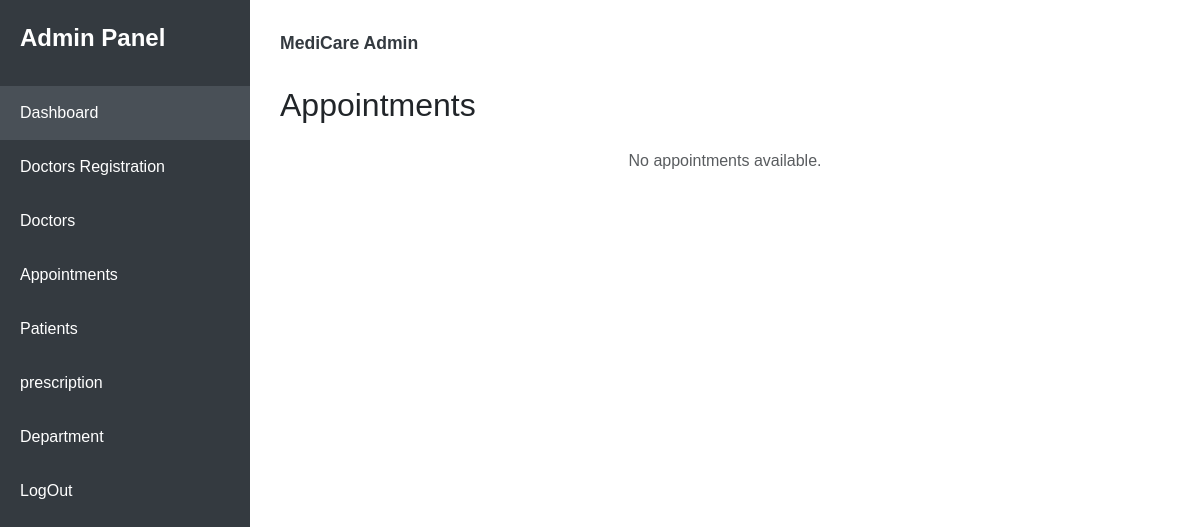
The app's page /admin_view_appointments, older data.
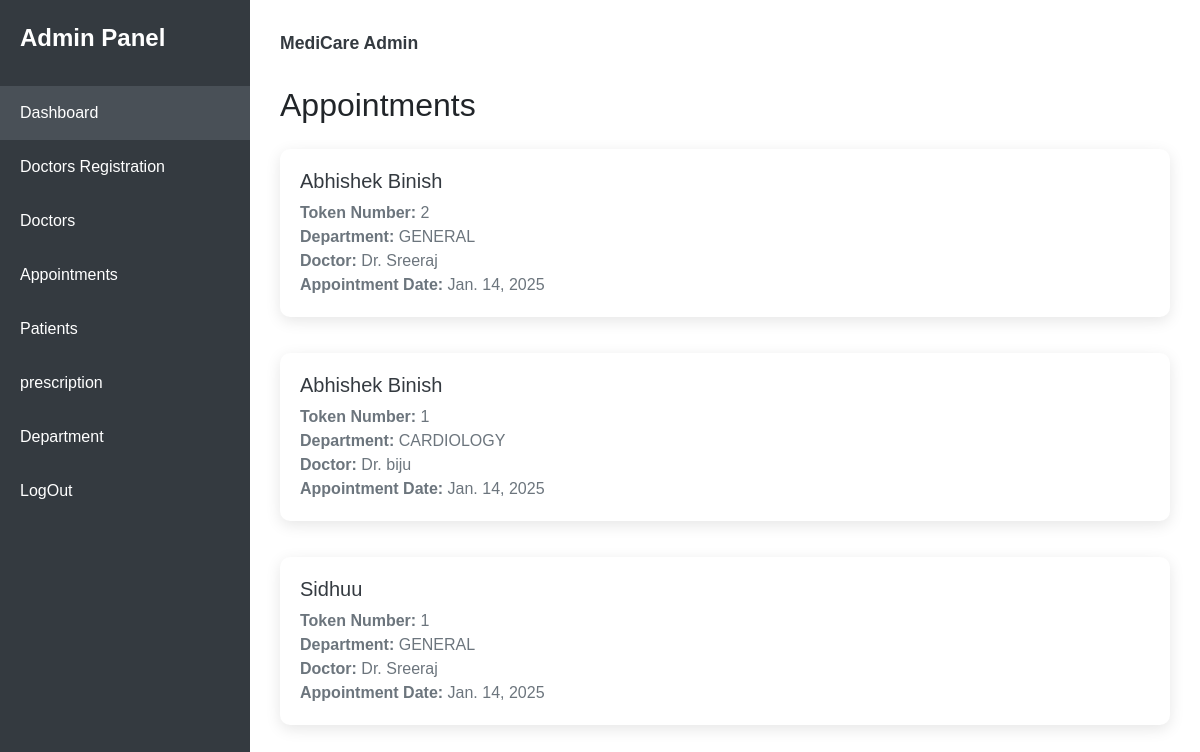
The same page, newer data.
### app/models.py (models this page shows)
class Appointment(models.Model):
    doctor = models.ForeignKey(Doctor, on_delete=models.CASCADE)
    patient = models.ForeignKey(Patient, on_delete=models.CASCADE)
    appointment_date = models.DateField()
    token_number = models.IntegerField()
    department = models.CharField(max_length=50)

class Patient(models.Model):
    name = models.CharField(max_length=50)
    password = models.TextField()
    age = models.PositiveIntegerField(null=True, blank=True)
    gender = models.CharField(max_length=10, choices=[('Male', 'Male'), ('Female', 'Female'), ('Other', 'Other')])
    phone = models.CharField(max_length=15)
    email = models.EmailField()
    address = models.CharField(max_length=255)
    pincode = models.CharField(max_length=10)
    blood_group = models.CharField(max_length=5, blank=True, null=True)  # Optional blood group
    date_created = models.DateTimeField(auto_now_add=True, null= True)
    last_updated = models.DateTimeField(auto_now=True, null= True)

class Doctor(models.Model):
    department = models.ForeignKey(Department, related_name='doctors', on_delete=models.CASCADE)
    name = models.CharField(max_length=100)
    specialization = models.CharField(max_length=100)
    password = models.TextField()
    email = models.EmailField(unique=True,)

### app/views.py (the view)
# urls.py: path('admin_view_appointments', views.admin_view_appointments),
def admin_view_appointments(req):
    appointments=Appointment.objects.all()[::-1]
    return render( req,'admin/appointments.html',{'appointments':appointments})

### templates/admin/appointments.html (shortened to what this page needs)
<!DOCTYPE html>
<html lang="en">
<head>
    <link href="https://cdn.jsdelivr.net/npm/bootstrap@5.3.3/dist/css/bootstrap.min.css" rel="stylesheet">
</head>
<body>
    <div class="sidebar">
        <div class="logo">
            Admin Panel
        </div>
        <ul class="nav-links">
            <li><a href="admin_home" class="active">Dashboard</a></li>
            <li><a href="{% url 'register_doctor' %}">Doctors Registration</a></li>
            <li><a href="view_all_doctors">Doctors</a></li>
            <li><a href="admin_view_appointments">Appointments</a></li>
            <li><a href="view_all_patient">Patients</a></li>
            <li><a href="view_all_prescription">prescription</a></li>
            <li><a href="department">Department</a></li>
            <li><a href="logout">LogOut</a></li>
        </ul>
    </div>
<div class="main-content">
        <div class="header">
            <div class="user-profile">MediCare Admin</div>
        </div>
        <section>
            <h2 class="card-header">Appointments</h2>
            <div class="row mt-4">
                {% for app in appointments %}
                <div class="col-12 mb-3">
                    <div class="appointment-card d-flex align-items-center">
                        <div class="appointment-info">
                            <h5 class="text-truncate">{{ app.patient.name }}</h5>
                            <p><strong>Token Number:</strong> {{ app.token_number }}</p>
                            <p><strong>Department:</strong> {{ app.department }}</p>
                            <p><strong>Doctor:</strong> Dr. {{ app.doctor.name }}</p>
                            <p><strong>Appointment Date:</strong> {{ app.appointment_date }}</p>
                        </div>
                    </div>
                </div>
                {% endfor %}
                {% if not appointments %}
                <div class="col-12">
                    <p class="text-center text-muted">No appointments available.</p>
                </div>
                {% endif %}
            </div>
        </section>
</div>
</body>
</html>

Row changes from the older to the newer data that the page shows:
added Appointment: patient.name "Abhishek Binish", token_number "2", department "GENERAL", doctor.name "Sreeraj", appointment_date "Jan. 14, 2025"
added Appointment: patient.name "Abhishek Binish", token_number "1", department "CARDIOLOGY", doctor.name "biju", appointment_date "Jan. 14, 2025"
added Appointment: patient.name "Sidhuu", token_number "1", department "GENERAL", doctor.name "Sreeraj", appointment_date "Jan. 14, 2025"
Text that changed along with them:
text no longer shown: "No appointments available."
